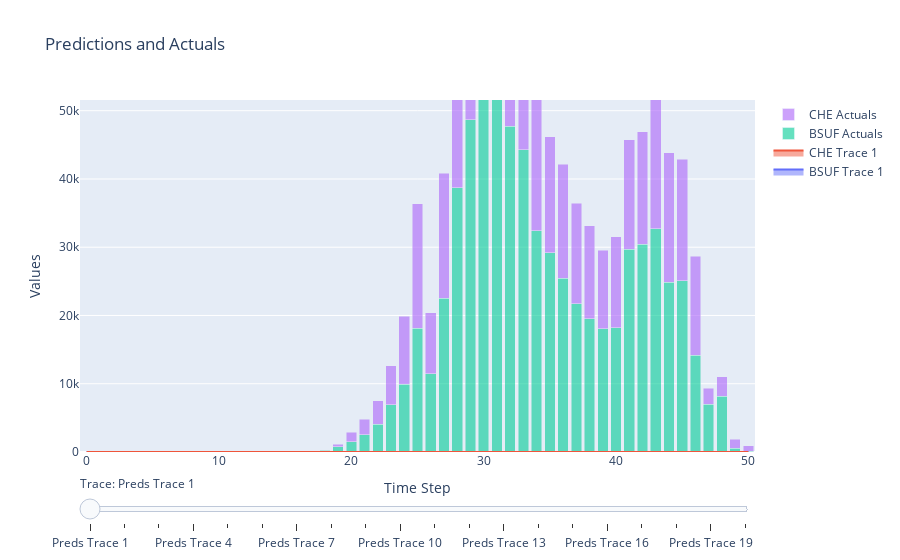
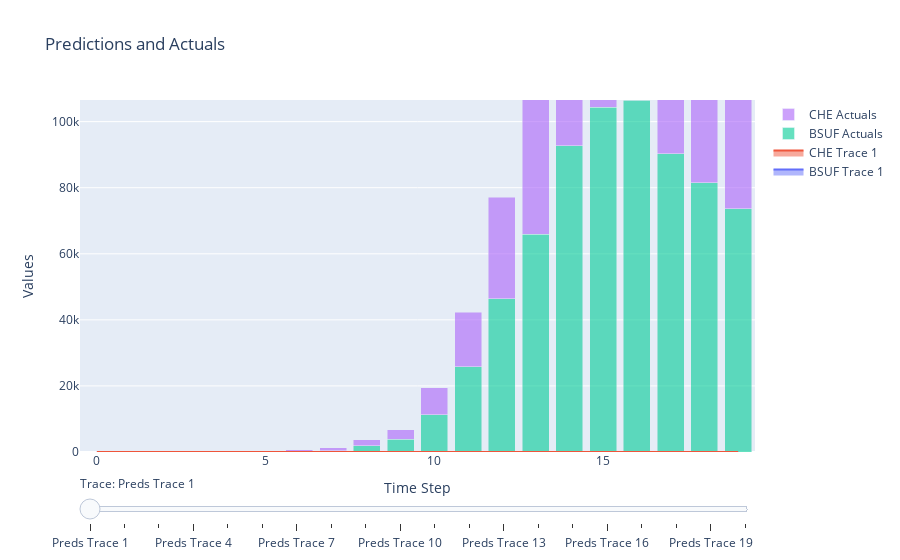

Notebook code for these charts, in order:
### Code cell
fig6 = graphs.graph_harvest_stacked(year_preds_by_class,year_actuals_by_class,classes)
fig6b = graphs.graph_harvest_stacked(preds_by_class,actuals_by_class,classes)
fig6.show()
fig6b.show()
